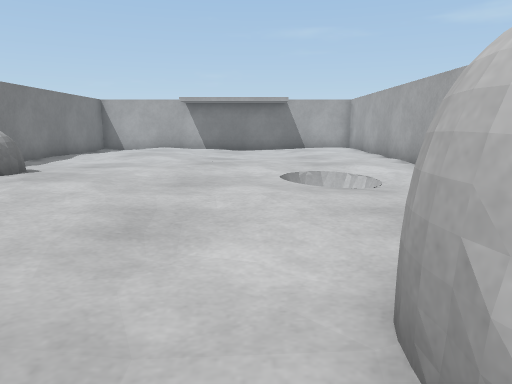
view 1 (above)

13 first-person views from a walk through a Webots world. The camera is 0.24 m above the floor, tilts 10° down and sees 70° across. The floor is counted in squares, 0.2 m on a side. Each view is taken from the middle of a square. On the plan, view 1 faces up. The plan holds only what a view shows up to about 14 squares ahead; the rest is blank. Robots are left out.

view 2
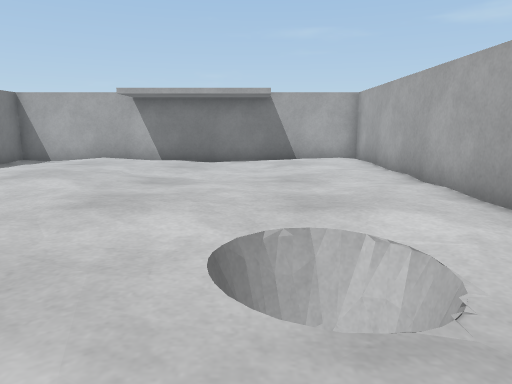

view 3
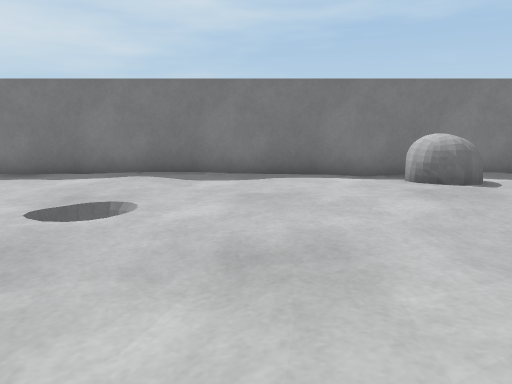

view 4
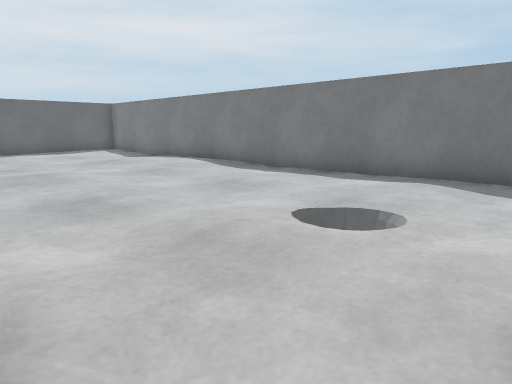

view 5
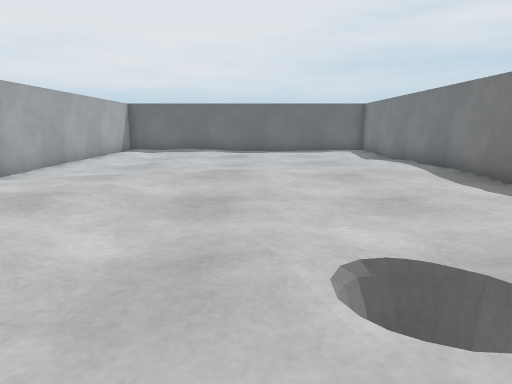

view 6
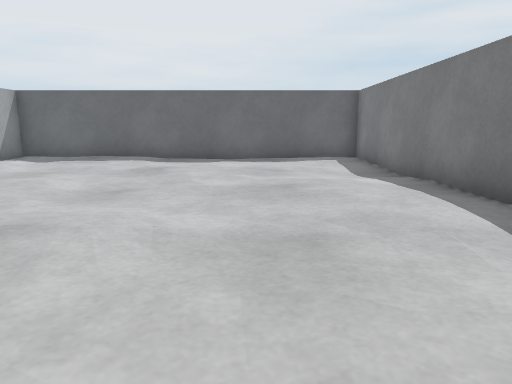

view 7
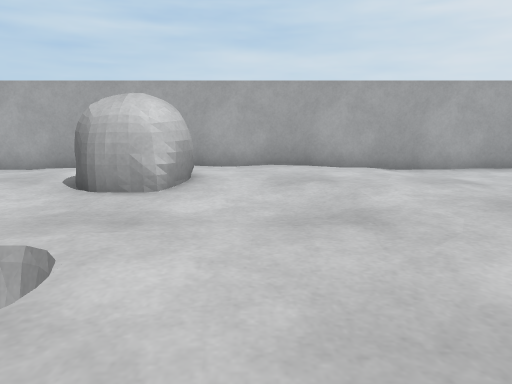

view 8
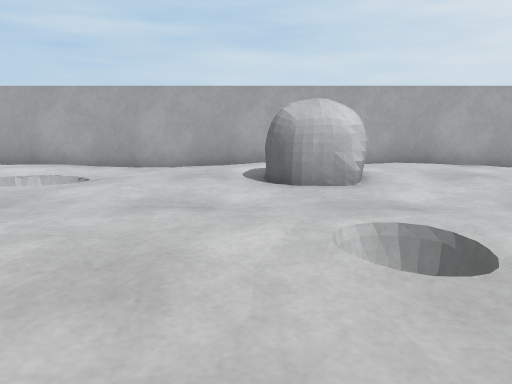

view 9
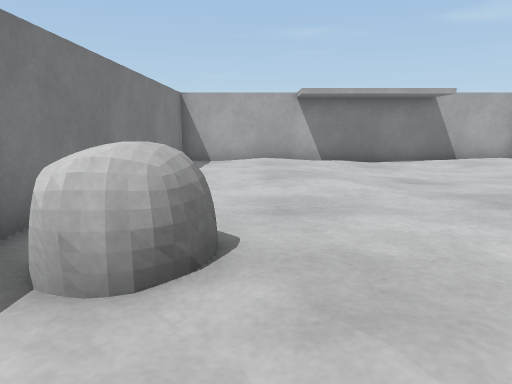

view 10
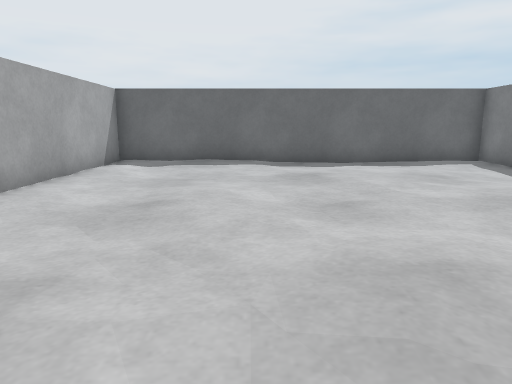

view 11
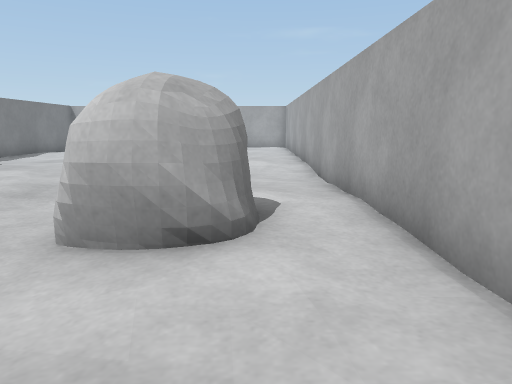

view 12
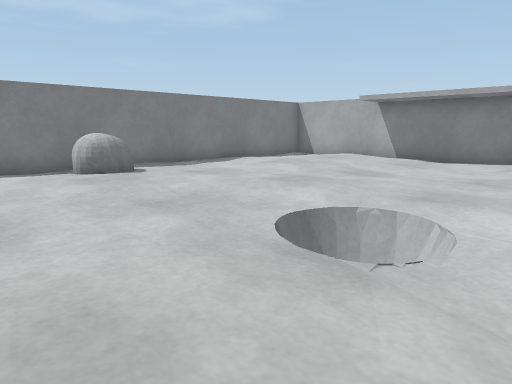

view 13
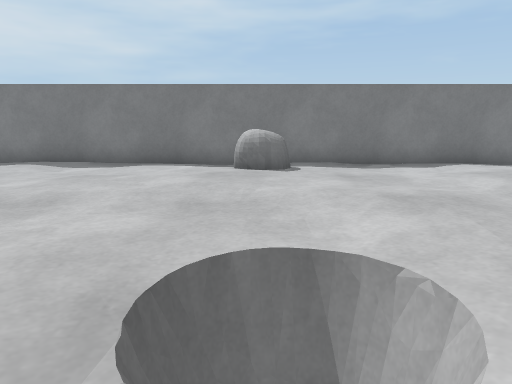

### Floor plan
Points are (right, up) in squares from view 1. A wall is a line through its corners. A room is listed if a view was taken in it or the views show most of it. See-through windows are left out.
Room 1 (views 1, 2, 3, 4, 5, 6, 7, 8, 9, 10, 11, 12, 13)
walls: (0.9, 0.8) (0.8, 2); (0.8, 1.9) (0.9, 2.1) (1.4, 2.7); (1, 1.9) (1.2, 2.3); (1, 2.1) (1.3, 2.5); (1.8, 0.3) (1, 0.7) (0.8, 1.4); (2.3, 0.4) (1.9, 0.3) (1.3, 0.6) (1, 1.4); (2.5, 0.3) (1.4, 0.4); (2.6, 0.9) (1.9, 0.3) (1.3, 0.5) (0.7, 0.9) (0.8, 2.1) (1.3, 2.6); (2.7, 1.4) (2.5, 1); (2.8, 0.7) (2.4, 0.4); (2.8, 1.8) (2.5, 1.1) (2, 0.6); (2.9, 0.9) (2.5, 0.4); (2.9, 1.2) (2.5, 0.4); (2.9, 1.2) (2.1, 0.3); (3, 1.8) (2.6, 0.4); (-7.8, -15.7) (4.8, -15.7) (4.8, 18.7) (-7.8, 18.7) (-7.8, -15.7)
low walls: (1.1, 0.6) (0.7, 1); (1, 2.3) (1.4, 2.7); (2.6, 0.4) (1.8, 0.4); (2.7, 0.6) (2.3, 0.4); (2.9, 2) (2.9, 1.2); (-5.3, 8.4) (-5.6, 7.7); (-5.7, 8.8) (-5.4, 8.5) (-5.6, 7.6) (-5.9, 7.4)

Where each view was taken, in squares from view 1:
view 1: 0 up, 0 right, facing up
view 2: 5 up, 1 right, facing up
view 3: 4 up, 2 right, facing left
view 4: 4 up, 1 right, facing down-left
view 5: 4 up, 2 left, facing down
view 6: 2 down, 4 left, facing down
view 7: 1 down, 6 left, facing right
view 8: 3 up, 7 left, facing right
view 9: 5 up, 5 left, facing up
view 10: 3 down, 0 right, facing down
view 11: 3 down, 3 right, facing up
view 12: 4 up, 4 right, facing up-left
view 13: 8 up, 4 right, facing left
